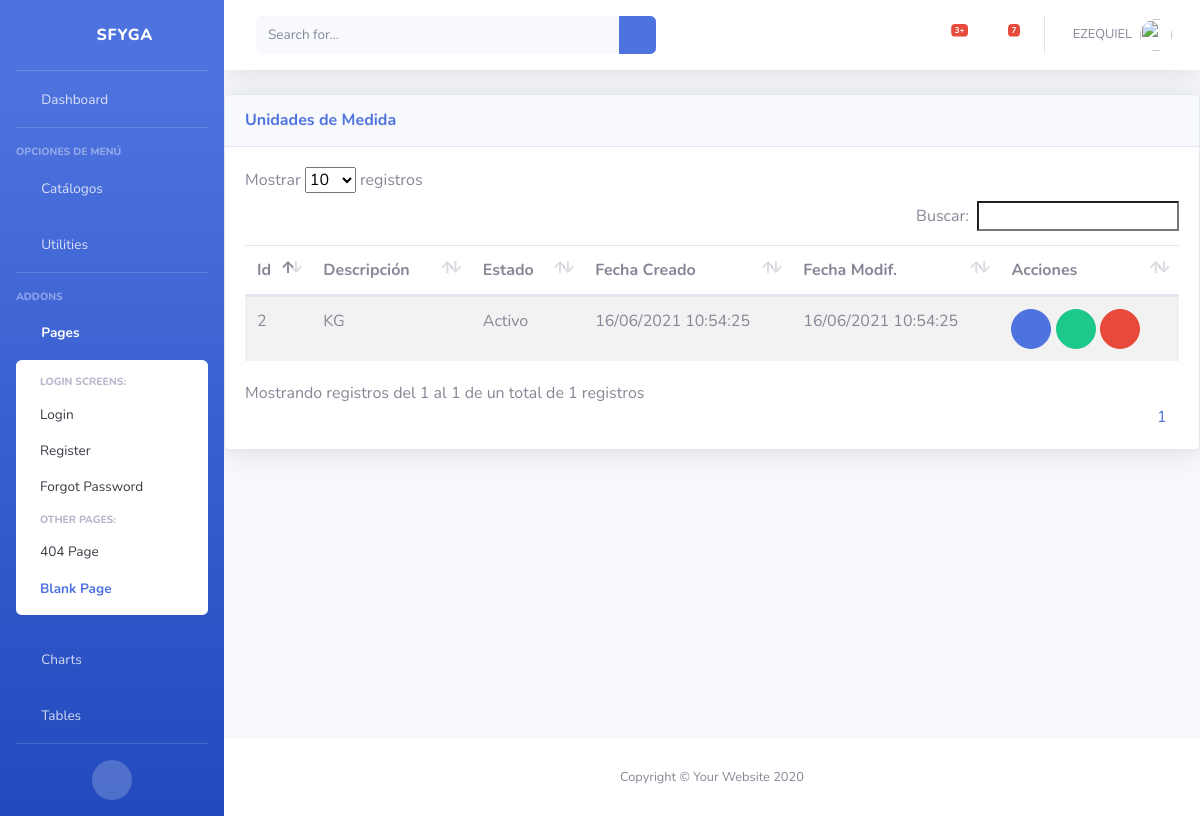
Before: /inv/um/ (signed in) with the older database file.
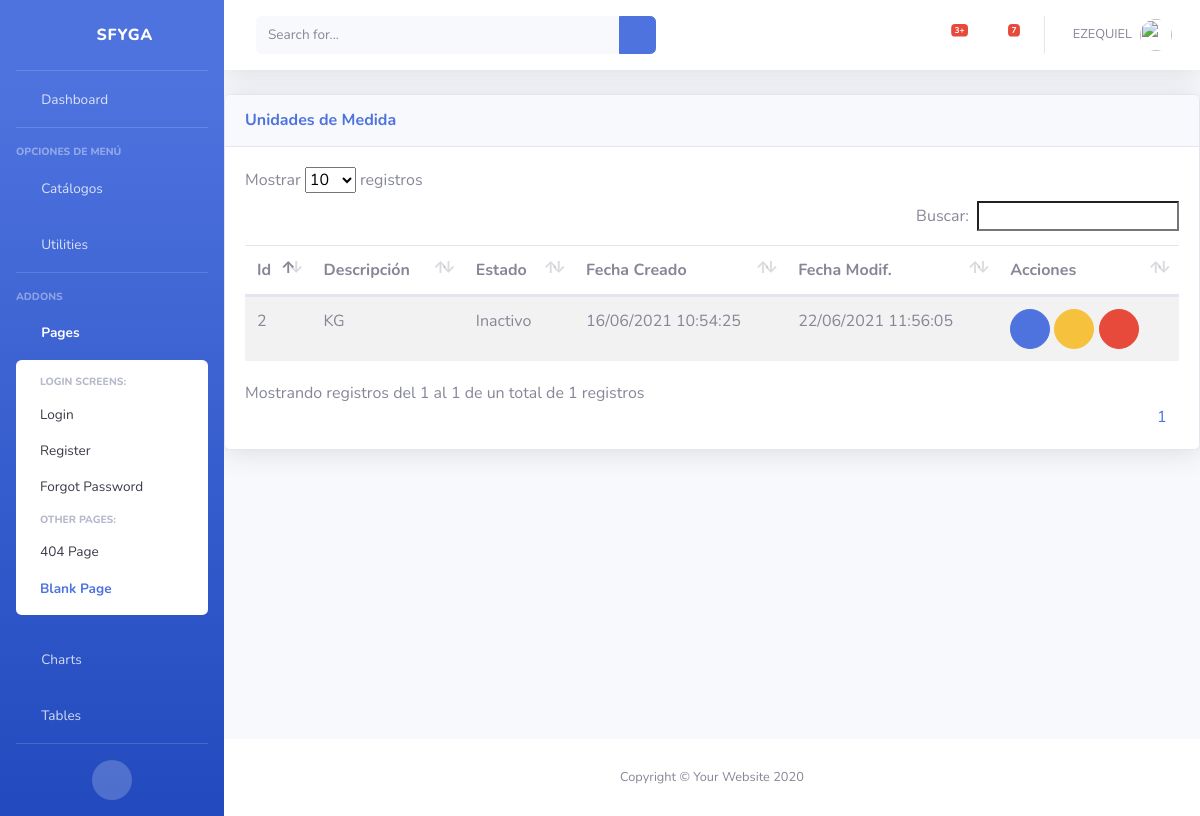
After: the same page with the newer database file.
### inv/models.py (models this page shows, shortened)
class Um(ClaseModelo):
    descripcion = models.CharField(max_length=50, help_text='Unidad Medida', unique=True)
    class Meta:
        verbose_name_plural = 'Unidades de Medida'

### inv/views.py (the view)
# urls.py: path('um/', UmView.as_view(), name='um_list'),
class UmView(LoginRequiredMixin, generic.ListView):
    model = Um
    template_name = "inv/um_list.html"
    context_object_name = "obj"
    login_url = "bases:login"

### inv/templates/inv/um_list.html (shortened to what this page needs)
{% extends 'base/base.html' %}
{% block page_content %}
<div class="card shadow mb-4">
    <div
        class="card-header py-3 d-flex flex-row align-items-center justify-content-between">
        <h6 class="m-0 font-weight-bold text-primary">Unidades de Medida</h6>
        <div class="dropdown no-arrow">
            <a class="dropdown-toggle" href="#" role="button" id="dropdownMenuLink"
                data-toggle="dropdown" aria-haspopup="true" aria-expanded="false">
                <i class="fas fa-ellipsis-v fa-sm fa-fw text-gray-400"></i>
            </a>
        </div>
    </div>
    <div class="card-body">
        {% if not obj %}
            <div class="alert alert-info">No Hay Unidades de Medida</div>
        {% else %}
            <table class= "table table-striped table-hover">
                <thead>
                    <th>Id</th>
                    <th>Descripción</th>
                    <th>Estado</th>
                    <th>Fecha Creado</th>
                    <th>Fecha Modif.</th>
                    <th class="all">Acciones</th>
                </thead>
                <tbody>
                    {% for item in obj %}
                    <tr>
                        <td>{{ item.id }}</td>
                        <td>{{ item.descripcion }}</td>
                        <td>{{ item.estado| yesno:"Activo,Inactivo" }}</td>
                        <td>{{ item.fc | date:"d/m/Y H:i:s" }}</td>
                        <td>{{ item.fm | date:"d/m/Y H:i:s" }}</td>
                        <td>
                            <a href="#"  onclick="return abrir_modal('{% url 'inv:um_edit' item.id %}')" class="btn btn-primary btn-circle" role="button"><i class="fas fa-edit"></i></a>
                            {% if item.estado == True %}
                                <a href="#"  onclick="return abrir_modal('{% url 'inv:um_inactivar' item.id %}')" class="btn btn-success btn-circle" role="button"><i class="fas fa-check"></i></a>
                                {% else %}
                                <a href="#"  onclick="return abrir_modal('{% url 'inv:um_inactivar' item.id %}')" class="btn btn-warning btn-circle" role="button"><i class="fas fa-check"></i></a>
                            {% endif %}
                            <a href="#"  onclick="return abrir_modal('{% url 'inv:um_del' item.id %}')" class="btn btn-danger btn-circle" role="button"><i class="fas fa-trash-alt"></i></a>
                        </td>
                    </tr>
                    {% endfor %}
                </tbody>
            </table>
        {% endif %}
    </div>
</div>
{% endblock page_content %}

Changed rows visible on the page:
changed Um "KG": estado "Activo" → "Inactivo"; fm "16/06/2021 10:54:25" → "22/06/2021 11:56:05"
